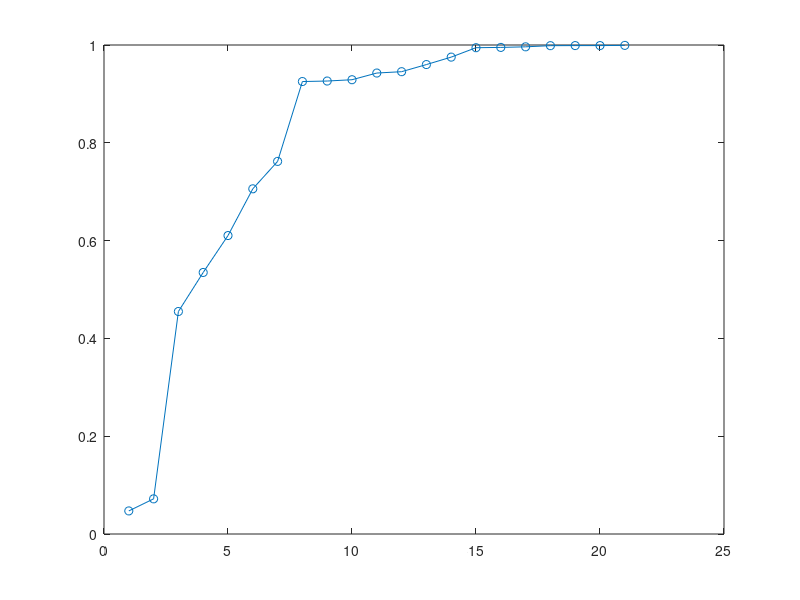

MATLAB code for this plot:
C=unifrnd(-5,5,5,4);
C1=zeros(5,4);
EvalC=zeros(1,5);
EvalC1=zeros(1,5);
Weight=zeros(1,5);
Roulette=zeros(1,5);
Rand=zeros(1,5);
Chromosome=zeros(1,5);
Crossover=zeros(1,5);
EvalBests=zeros();

for i=1:5
    EvalC(i)=1/(C(i,1)^2+C(i,2)^2+C(i,3)^2+C(i,4)^2+1);
end
EvalBest=max(EvalC);
a=1;
EvalBests(a)=EvalBest;


while(EvalBest<0.999)
    
    Sum=sum(EvalC);
    for i=1:5
        Weight(i)=EvalC(i)/Sum;
    end
    Roulette(1)=Weight(1);
    for i=2:5
        Roulette(i)=Roulette(i-1)+Weight(i);
    end
    Rand=rand(1,5);
    for i=1:5
        if Rand(i)<Roulette(1)
            Chromosome(i)=1;
        elseif Rand(i)>Roulette(1) && Rand(i)<Roulette(2)
            Chromosome(i)=2;
            elseif Rand(i)>Roulette(2) && Rand(i)<Roulette(3)
                Chromosome(i)=3;
                elseif Rand(i)>Roulette(3) && Rand(i)<Roulette(4)
                    Chromosome(i)=4;
        else
            Chromosome(i)=5;
        end
    end
    for i=1:5
        C1(i,:)=C(Chromosome(i),:);
    end

    Rand=rand(1,5);
    j=1;
    for i=1:5
        if Rand(i)<0.88
            Crossover(j)=i;
            j=j+1;
        end
    end
    if Crossover(1)~=0 && Crossover(2)~=0
        for i=unidrnd(4):4
            t=C1(Crossover(1),i);
            C1(Crossover(1),i)=C1(Crossover(2),i);
            C1(Crossover(2),i)=t;
        end
    end
    if Crossover(3)~=0 && Crossover(4)~=0
        for i=unidrnd(4):4
            t=C1(Crossover(3),i);
            C1(Crossover(3),i)=C1(Crossover(4),i);
            C1(Crossover(4),i)=t;
        end
    end

    for i=1:5
        for j=1:4
            if rand()<0.1
                C1(i,j)=10*rand()-5;
            end
        end
    end


    for i=1:5
        EvalC1(i)=1/(C1(i,1)^2+C1(i,2)^2+C1(i,3)^2+C1(i,4)^2+1);
    end
    EvalBest=max(EvalC1);
    if EvalBest>EvalBests(a)
        C=C1;
        EvalC=EvalC1;
        a=a+1;
        EvalBests(a)=EvalBest;
    end
    
end

plot(EvalBests,'-o');